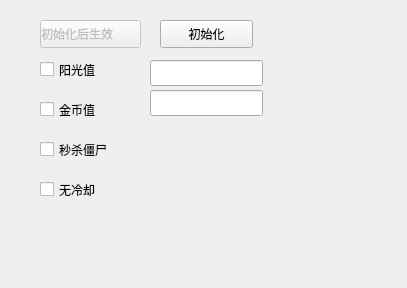
<?xml version="1.0" encoding="UTF-8"?>
<ui version="4.0">
 <class>Dialog</class>
 <widget class="QDialog" name="Dialog">
  <property name="geometry">
   <rect>
    <x>0</x>
    <y>0</y>
    <width>407</width>
    <height>288</height>
   </rect>
  </property>
  <property name="windowTitle">
   <string>Dialog</string>
  </property>
  <widget class="QCheckBox" name="sun">
   <property name="enabled">
    <bool>true</bool>
   </property>
   <property name="geometry">
    <rect>
     <x>40</x>
     <y>60</y>
     <width>131</width>
     <height>19</height>
    </rect>
   </property>
   <property name="text">
    <string>阳光值</string>
   </property>
  </widget>
  <widget class="QCheckBox" name="gold">
   <property name="geometry">
    <rect>
     <x>40</x>
     <y>100</y>
     <width>151</width>
     <height>19</height>
    </rect>
   </property>
   <property name="text">
    <string>金币值</string>
   </property>
   <property name="checkable">
    <bool>true</bool>
   </property>
   <property name="checked">
    <bool>false</bool>
   </property>
  </widget>
  <widget class="QCheckBox" name="kill">
   <property name="geometry">
    <rect>
     <x>40</x>
     <y>140</y>
     <width>87</width>
     <height>19</height>
    </rect>
   </property>
   <property name="text">
    <string>秒杀僵尸</string>
   </property>
  </widget>
  <widget class="QCheckBox" name="cooldown">
   <property name="geometry">
    <rect>
     <x>40</x>
     <y>180</y>
     <width>87</width>
     <height>19</height>
    </rect>
   </property>
   <property name="text">
    <string>无冷却</string>
   </property>
  </widget>
  <widget class="QPushButton" name="pushButton">
   <property name="enabled">
    <bool>false</bool>
   </property>
   <property name="geometry">
    <rect>
     <x>40</x>
     <y>20</y>
     <width>101</width>
     <height>28</height>
    </rect>
   </property>
   <property name="layoutDirection">
    <enum>Qt::LeftToRight</enum>
   </property>
   <property name="autoFillBackground">
    <bool>false</bool>
   </property>
   <property name="styleSheet">
    <string notr="true">text-align : left;</string>
   </property>
   <property name="inputMethodHints">
    <set>Qt::ImhNone</set>
   </property>
   <property name="text">
    <string>初始化后生效</string>
   </property>
  </widget>
  <widget class="QPushButton" name="pushButton_2">
   <property name="enabled">
    <bool>true</bool>
   </property>
   <property name="geometry">
    <rect>
     <x>160</x>
     <y>20</y>
     <width>93</width>
     <height>28</height>
    </rect>
   </property>
   <property name="inputMethodHints">
    <set>Qt::ImhNone</set>
   </property>
   <property name="text">
    <string>初始化</string>
   </property>
  </widget>
  <widget class="QLineEdit" name="sun_value">
   <property name="geometry">
    <rect>
     <x>150</x>
     <y>60</y>
     <width>113</width>
     <height>26</height>
    </rect>
   </property>
   <property name="inputMethodHints">
    <set>Qt::ImhNone</set>
   </property>
   <property name="inputMask">
    <string/>
   </property>
   <property name="echoMode">
    <enum>QLineEdit::Normal</enum>
   </property>
  </widget>
  <widget class="QLineEdit" name="gold_value">
   <property name="geometry">
    <rect>
     <x>150</x>
     <y>90</y>
     <width>113</width>
     <height>26</height>
    </rect>
   </property>
  </widget>
 </widget>
 <resources/>
 <connections/>
</ui>
